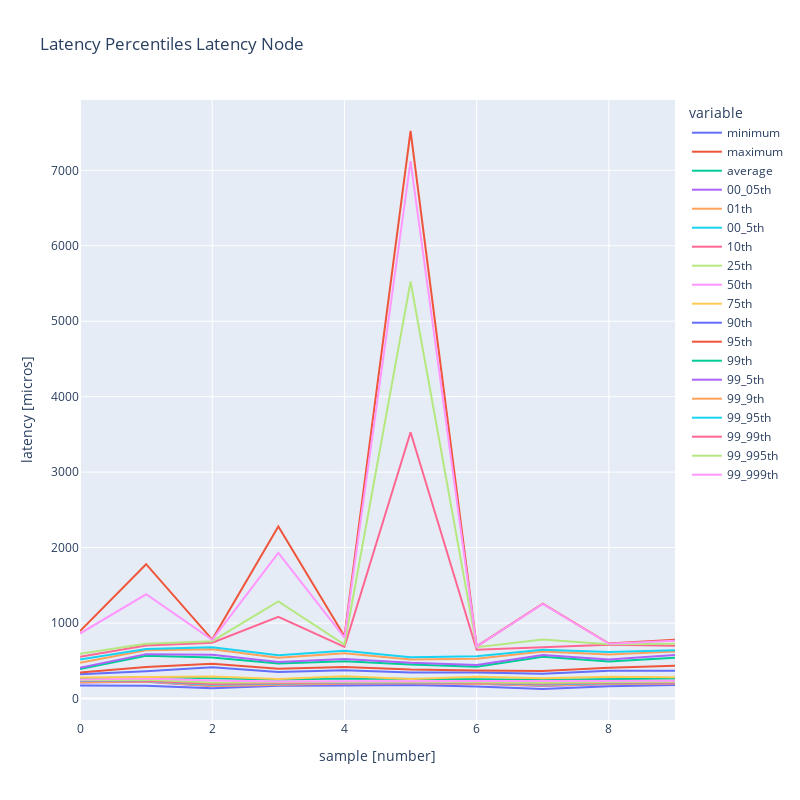

Here is the notebook cell this chart was saved with:
### Code cell
import plotly.express as px

df_result = run_analytics.export_latency_node_series_latencies_metrics_as_dataframe()
fig_line = px.line(df_result,
                   title="Latency Percentiles: Latency Node",
                   labels={"value":"latency [micros]", "index":"sample [number]"})
# fig_line = px.line(df_result,
#                    title="Latency Percentiles: Latency Node",
#                    width=800, height=800,
#                    labels={"value":"latency [micros]", "index":"sample [number]"})
fig_line.show()

### Figure 1 — Plotly figure (JSON) as saved in the notebook; plotly's stock layout.template omitted (floating-point values rounded to 4 significant figures)
{"data": [{"hovertemplate": "variable=minimum<br>sample [number]=%{x}<br>latency [micros]=%{y}<extra></extra>", "legendgroup": "minimum", "line": {"color": "#636efa", "dash": "solid"}, "mode": "lines", "name": "minimum", "orientation": "v", "showlegend": true, "type": "scatter", "x": [0, 1, 2, 3, 4, 5, 6, 7, 8, 9], "xaxis": "x", "y": [172, 170, 136, 168, 172, 179, 158, 126, 162, 179], "yaxis": "y"}, {"hovertemplate": "variable=maximum<br>sample [number]=%{x}<br>latency [micros]=%{y}<extra></extra>", "legendgroup": "maximum", "line": {"color": "#EF553B", "dash": "solid"}, "mode": "lines", "name": "maximum", "orientation": "v", "showlegend": true, "type": "scatter", "x": [0, 1, 2, 3, 4, 5, 6, 7, 8, 9], "xaxis": "x", "y": [894, 1780, 781, 2281, 825, 7521, 690, 1257, 728, 779], "yaxis": "y"}, {"hovertemplate": "variable=average<br>sample [number]=%{x}<br>latency [micros]=%{y}<extra></extra>", "legendgroup": "average", "line": {"color": "#00cc96", "dash": "solid"}, "mode": "lines", "name": "average", "orientation": "v", "showlegend": true, "type": "scatter", "x": [0, 1, 2, 3, 4, 5, 6, 7, 8, 9], "xaxis": "x", "y": [265.9, 285.1, 268.2, 250.9, 265.0, 256.1, 253.9, 249.7, 262.4, 265.6], "yaxis": "y"}, {"hovertemplate": "variable=00_05th<br>sample [number]=%{x}<br>latency [micros]=%{y}<extra></extra>", "legendgroup": "00_05th", "line": {"color": "#ab63fa", "dash": "solid"}, "mode": "lines", "name": "00_05th", "orientation": "v", "showlegend": true, "type": "scatter", "x": [0, 1, 2, 3, 4, 5, 6, 7, 8, 9], "xaxis": "x", "y": [212, 222, 162, 179, 197, 199, 194, 165, 190, 196], "yaxis": "y"}, {"hovertemplate": "variable=01th<br>sample [number]=%{x}<br>latency [micros]=%{y}<extra></extra>", "legendgroup": "01th", "line": {"color": "#FFA15A", "dash": "solid"}, "mode": "lines", "name": "01th", "orientation": "v", "showlegend": true, "type": "scatter", "x": [0, 1, 2, 3, 4, 5, 6, 7, 8, 9], "xaxis": "x", "y": [217, 225, 167, 186, 200, 203, 197, 171, 193, 199], "yaxis": "y"}, {"hovertemplate": "variable=00_5th<br>sample [number]=%{x}<br>latency [micros]=%{y}<extra></extra>", "legendgroup": "00_5th", "line": {"color": "#19d3f3", "dash": "solid"}, "mode": "lines", "name": "00_5th", "orientation": "v", "showlegend": true, "type": "scatter", "x": [0, 1, 2, 3, 4, 5, 6, 7, 8, 9], "xaxis": "x", "y": [231, 232, 182, 199, 208, 212, 204, 186, 203, 205], "yaxis": "y"}, {"hovertemplate": "variable=10th<br>sample [number]=%{x}<br>latency [micros]=%{y}<extra></extra>", "legendgroup": "10th", "line": {"color": "#FF6692", "dash": "solid"}, "mode": "lines", "name": "10th", "orientation": "v", "showlegend": true, "type": "scatter", "x": [0, 1, 2, 3, 4, 5, 6, 7, 8, 9], "xaxis": "x", "y": [237, 236, 191, 206, 212, 216, 208, 194, 208, 210], "yaxis": "y"}, {"hovertemplate": "variable=25th<br>sample [number]=%{x}<br>latency [micros]=%{y}<extra></extra>", "legendgroup": "25th", "line": {"color": "#B6E880", "dash": "solid"}, "mode": "lines", "name": "25th", "orientation": "v", "showlegend": true, "type": "scatter", "x": [0, 1, 2, 3, 4, 5, 6, 7, 8, 9], "xaxis": "x", "y": [244, 248, 211, 213, 219, 223, 214, 209, 220, 221], "yaxis": "y"}, {"hovertemplate": "variable=50th<br>sample [number]=%{x}<br>latency [micros]=%{y}<extra></extra>", "legendgroup": "50th", "line": {"color": "#FF97FF", "dash": "solid"}, "mode": "lines", "name": "50th", "orientation": "v", "showlegend": true, "type": "scatter", "x": [0, 1, 2, 3, 4, 5, 6, 7, 8, 9], "xaxis": "x", "y": [253, 266, 237, 227, 230, 232, 225, 230, 233, 235], "yaxis": "y"}, {"hovertemplate": "variable=75th<br>sample [number]=%{x}<br>latency [micros]=%{y}<extra></extra>", "legendgroup": "75th", "line": {"color": "#FECB52", "dash": "solid"}, "mode": "lines", "name": "75th", "orientation": "v", "showlegend": true, "type": "scatter", "x": [0, 1, 2, 3, 4, 5, 6, 7, 8, 9], "xaxis": "x", "y": [277, 289, 292, 257.2, 295, 260, 288, 269, 287, 282], "yaxis": "y"}, {"hovertemplate": "variable=90th<br>sample [number]=%{x}<br>latency [micros]=%{y}<extra></extra>", "legendgroup": "90th", "line": {"color": "#636efa", "dash": "solid"}, "mode": "lines", "name": "90th", "orientation": "v", "showlegend": true, "type": "scatter", "x": [0, 1, 2, 3, 4, 5, 6, 7, 8, 9], "xaxis": "x", "y": [320, 360, 413, 352, 375, 344, 344, 327, 368, 367], "yaxis": "y"}, {"hovertemplate": "variable=95th<br>sample [number]=%{x}<br>latency [micros]=%{y}<extra></extra>", "legendgroup": "95th", "line": {"color": "#EF553B", "dash": "solid"}, "mode": "lines", "name": "95th", "orientation": "v", "showlegend": true, "type": "scatter", "x": [0, 1, 2, 3, 4, 5, 6, 7, 8, 9], "xaxis": "x", "y": [346, 418.0, 459, 395, 418, 383, 372, 365, 408, 433], "yaxis": "y"}, {"hovertemplate": "variable=99th<br>sample [number]=%{x}<br>latency [micros]=%{y}<extra></extra>", "legendgroup": "99th", "line": {"color": "#00cc96", "dash": "solid"}, "mode": "lines", "name": "99th", "orientation": "v", "showlegend": true, "type": "scatter", "x": [0, 1, 2, 3, 4, 5, 6, 7, 8, 9], "xaxis": "x", "y": [390, 568, 545.0, 464, 494, 451, 421, 552, 491, 541], "yaxis": "y"}, {"hovertemplate": "variable=99_5th<br>sample [number]=%{x}<br>latency [micros]=%{y}<extra></extra>", "legendgroup": "99_5th", "line": {"color": "#ab63fa", "dash": "solid"}, "mode": "lines", "name": "99_5th", "orientation": "v", "showlegend": true, "type": "scatter", "x": [0, 1, 2, 3, 4, 5, 6, 7, 8, 9], "xaxis": "x", "y": [407, 588.0, 580, 485, 523, 473, 443.0, 576, 518, 575], "yaxis": "y"}, {"hovertemplate": "variable=99_9th<br>sample [number]=%{x}<br>latency [micros]=%{y}<extra></extra>", "legendgroup": "99_9th", "line": {"color": "#FFA15A", "dash": "solid"}, "mode": "lines", "name": "99_9th", "orientation": "v", "showlegend": true, "type": "scatter", "x": [0, 1, 2, 3, 4, 5, 6, 7, 8, 9], "xaxis": "x", "y": [473.0, 638.0, 653.0, 539.0, 601, 518.0, 526, 624, 584.0, 623], "yaxis": "y"}, {"hovertemplate": "variable=99_95th<br>sample [number]=%{x}<br>latency [micros]=%{y}<extra></extra>", "legendgroup": "99_95th", "line": {"color": "#19d3f3", "dash": "solid"}, "mode": "lines", "name": "99_95th", "orientation": "v", "showlegend": true, "type": "scatter", "x": [0, 1, 2, 3, 4, 5, 6, 7, 8, 9], "xaxis": "x", "y": [517.0, 656.0, 680.0, 574.0, 632.0, 546.0, 560.0, 646, 615, 639.0], "yaxis": "y"}, {"hovertemplate": "variable=99_99th<br>sample [number]=%{x}<br>latency [micros]=%{y}<extra></extra>", "legendgroup": "99_99th", "line": {"color": "#FF6692", "dash": "solid"}, "mode": "lines", "name": "99_99th", "orientation": "v", "showlegend": true, "type": "scatter", "x": [0, 1, 2, 3, 4, 5, 6, 7, 8, 9], "xaxis": "x", "y": [554.0, 702.0, 740.0, 1081.0, 684.0, 3528.0, 647.0, 683.0, 711, 698.0], "yaxis": "y"}, {"hovertemplate": "variable=99_995th<br>sample [number]=%{x}<br>latency [micros]=%{y}<extra></extra>", "legendgroup": "99_995th", "line": {"color": "#B6E880", "dash": "solid"}, "mode": "lines", "name": "99_995th", "orientation": "v", "showlegend": true, "type": "scatter", "x": [0, 1, 2, 3, 4, 5, 6, 7, 8, 9], "xaxis": "x", "y": [594.0, 725.0, 760.0, 1286.0, 716.0, 5527.0, 681.0, 781.0, 720, 725.0], "yaxis": "y"}, {"hovertemplate": "variable=99_999th<br>sample [number]=%{x}<br>latency [micros]=%{y}<extra></extra>", "legendgroup": "99_999th", "line": {"color": "#FF97FF", "dash": "solid"}, "mode": "lines", "name": "99_999th", "orientation": "v", "showlegend": true, "type": "scatter", "x": [0, 1, 2, 3, 4, 5, 6, 7, 8, 9], "xaxis": "x", "y": [861.2, 1381.0, 776.2, 1929.0, 806.2, 7123.0, 688.4, 1253.0, 724.8, 765.0], "yaxis": "y"}], "layout": {"height": 800, "legend": {"title": {"text": "variable"}, "tracegroupgap": 0}, "title": {"text": "Latency Percentiles Latency Node"}, "width": 800, "xaxis": {"anchor": "y", "domain": [0, 1], "title": {"text": "sample [number]"}}, "yaxis": {"anchor": "x", "domain": [0, 1], "title": {"text": "latency [micros]"}}}}
